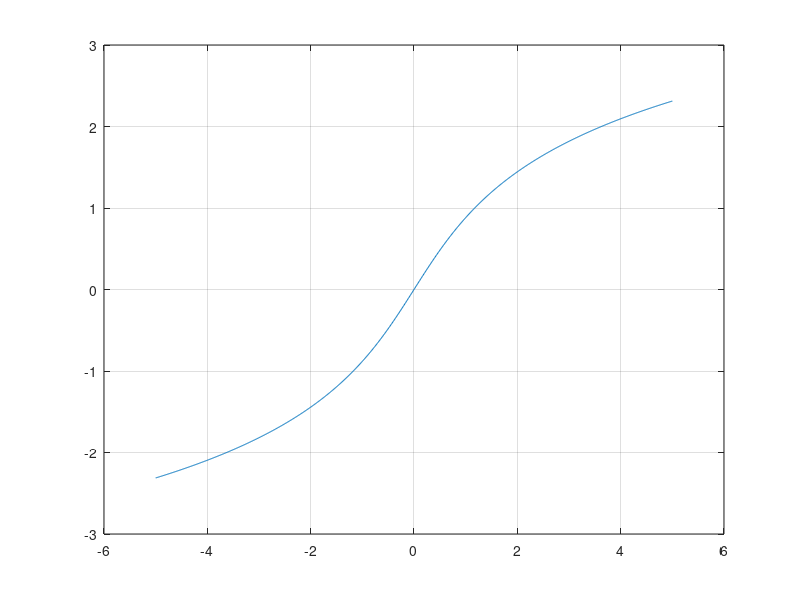

Source code (MATLAB):
% Regression test function (black blox) for FreeMat v4.0
% This function is autogenerated by helpgen.
function bbtest_success = bbtest_asinh
  bbtest_success = 1;
NumErrors = 0;
try
  x = -5:.01:5;

catch
  NumErrors = NumErrors + 1;
end
try
  plot(x,asinh(x)); grid('on');

catch
  NumErrors = NumErrors + 1;
end
try
  mprint('asinhplot');

catch
  NumErrors = NumErrors + 1;
end
if (NumErrors ~= 0) bbtest_success = 0; return; end
